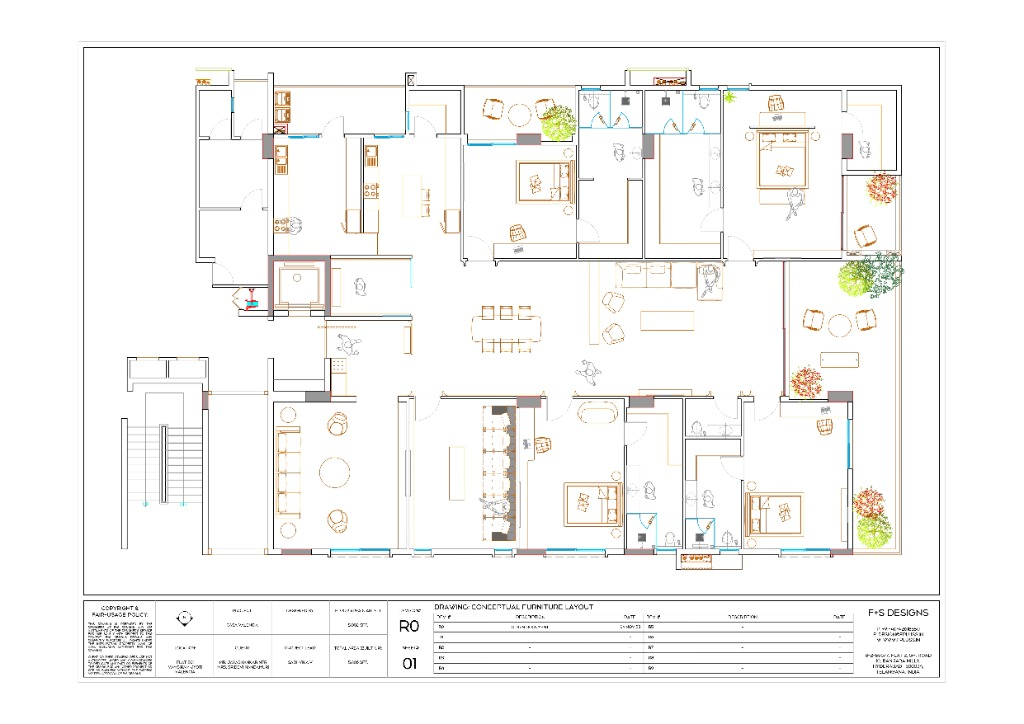
#> input picture backend/real_floorplan.jpg, 1024 x 724 px
$ python test_detector.py
#> lines starting #> are read from the running program, lines starting #| are printed output that depends on the picture; after the words box and inside, x2 and y2 are one past the last pixel; in counts of white or black regions, pixels touching at a corner belong together
### backend/app/cv/wall_detector.py
"""
OpenCV-based wall and room detector — v3.
Robust floor plan parser for professional architectural plans.

Strategy for complex plans (with furniture, title blocks, colors):
1. Convert to grayscale and detect the drawing boundary (crop title block)
2. Use multiple thresholding strategies
3. Focus on THICK dark lines as walls (furniture/text lines are thin)
4. Use morphological filtering tuned for wall thickness
5. Extract rooms via flood-fill of enclosed spaces
6. Derive clean walls from room polygon edges
"""
import cv2
import numpy as np
from typing import List, Dict, Tuple
import math


class OpenCVWallDetector:
    """
    Self-contained floor plan parser using classical CV.
    Handles complex architectural plans with furniture, text, and title blocks.
    """

    def __init__(self):
        self.min_room_area_ratio = 0.006   # min room = 0.6% of drawing area (filters furniture)
        self.max_room_area_ratio = 0.80    # max room = 80% of drawing area

    # ------------------------------------------------------------------ #
    #  PUBLIC ENTRY POINT
    # ------------------------------------------------------------------ #
    # [55 lines left out: function analyze, not called in this run]

    # ------------------------------------------------------------------ #
    #  CROP DRAWING AREA (remove title block, borders)
    # ------------------------------------------------------------------ #
    _crop_offset = (0, 0)

    def _crop_drawing_area(self, image: np.ndarray) -> np.ndarray:
        """Remove title block (usually bottom 10-15%) and outer border."""
        h, w = image.shape[:2]
        gray = cv2.cvtColor(image, cv2.COLOR_BGR2GRAY)

        # Detect if there's a title block at the bottom
        # Title blocks have high density of text/lines in the bottom region
        bottom_strip = gray[int(h * 0.82):, :]
        _, bottom_bin = cv2.threshold(bottom_strip, 200, 255, cv2.THRESH_BINARY_INV)
        bottom_density = cv2.countNonZero(bottom_bin) / bottom_strip.size

        # If bottom strip has high density (>8%), it's likely a title block
        crop_bottom = h
        if bottom_density > 0.08:
            # Find the horizontal line separating the title block
            # Look for a strong horizontal edge in the bottom 25%
            edges = cv2.Canny(gray[int(h * 0.70):, :], 50, 150)
            h_kernel = cv2.getStructuringElement(cv2.MORPH_RECT, (w // 3, 1))
            h_lines = cv2.morphologyEx(edges, cv2.MORPH_CLOSE, h_kernel)
            rows = np.where(np.sum(h_lines, axis=1) > w * 0.3 * 255)[0]
            if len(rows) > 0:
                crop_bottom = int(h * 0.70) + rows[0] - 5
            else:
                crop_bottom = int(h * 0.82)

        # Also detect outer border and crop inward
        # Look for strong lines near edges
        margin = 3 # Minimal crop to preserve drawn bounding boxes
        crop_top = margin
        crop_left = margin
        crop_right = w - margin

        self._crop_offset = (crop_left, crop_top)
        cropped = image[crop_top:crop_bottom, crop_left:crop_right]

        if cropped.size == 0:
            self._crop_offset = (0, 0)
            return image

        return cropped

    # ------------------------------------------------------------------ #
    #  WALL MASK EXTRACTION — Primary Strategy
    # ------------------------------------------------------------------ #
    def _extract_wall_mask(self, image: np.ndarray) -> np.ndarray:
        """
        Extract walls while ensuring connectivity.
        """
        h, w = image.shape[:2]
        gray = cv2.cvtColor(image, cv2.COLOR_BGR2GRAY)

        # Remove small dark noise (like dot grids) by closing the white background
        k_clean_dots = cv2.getStructuringElement(cv2.MORPH_RECT, (5, 5))
        gray = cv2.morphologyEx(gray, cv2.MORPH_CLOSE, k_clean_dots)

        # 1. Balanced adaptive threshold
        thresh = cv2.adaptiveThreshold(
            gray, 255, cv2.ADAPTIVE_THRESH_GAUSSIAN_C,
            cv2.THRESH_BINARY_INV, 21, 10
        )

        # 2. Gentle cleaning (don't kill the corners)
        kernel_clean = cv2.getStructuringElement(cv2.MORPH_RECT, (3, 3))
        walls = cv2.morphologyEx(thresh, cv2.MORPH_CLOSE, kernel_clean)

        # 3. LENGTH FILTER (Very gentle)
        # Only remove very tiny specks of noise
        line_min_len = 10
        num_labels, labels, stats, _ = cv2.connectedComponentsWithStats(walls, connectivity=8)
        mask = np.zeros_like(walls)
        for i in range(1, num_labels):
            if stats[i, cv2.CC_STAT_WIDTH] > line_min_len or stats[i, cv2.CC_STAT_HEIGHT] > line_min_len:
                mask[labels == i] = 255

        return mask

    # [280 lines left out: functions _extract_wall_mask_alternative, _extract_rooms, _orthogonalize_polygon, _classify_rooms, _derive_walls_from_rooms, _detect_openings and 1 more, not called in this run]

### backend/test_detector.py
"""Diagnostic test of room extraction — step by step."""
import sys
sys.path.insert(0, ".")
import cv2
import numpy as np

img = cv2.imread("real_floorplan.jpg")
#> img is the input picture: shape (724, 1024, 3); mean B, G, R 244.4, 245.9, 246.5
print(f"Image shape: {img.shape}")
#| Image shape: (724, 1024, 3)

# Step 1: Crop title block
from app.cv.wall_detector import OpenCVWallDetector
detector = OpenCVWallDetector()
drawing = detector._crop_drawing_area(img)
#> in _crop_drawing_area, `_, bottom_bin = cv2.threshold(bottom_strip, 200, 255, cv2.THRESH_BINAR..`:
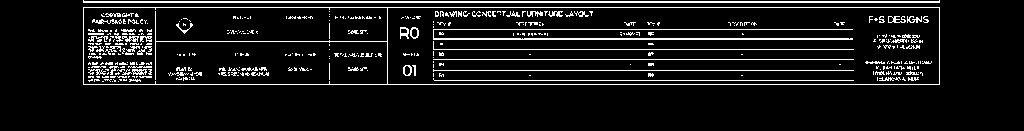
#> bottom_bin: shape (131, 1024); 8.4% white in thin lines or dots, all inside (x1, y1, x2, y2) = (83, 0, 940, 85)
#> in _crop_drawing_area, `bottom_density = cv2.countNonZero(bottom_bin) / bottom_strip.size`: bottom_density = 0.0839
#> in _crop_drawing_area, `h_lines = cv2.morphologyEx(edges, cv2.MORPH_CLOSE, h_kernel)`:
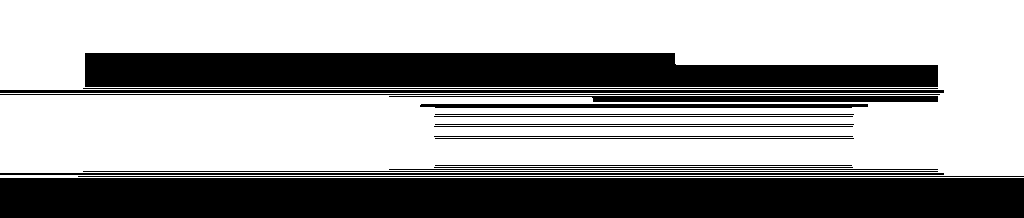
#> h_lines: shape (218, 1024); 62.8% white; 19 black regions, largest, box (x1, y1, x2, y2) and area: (0, 178, 1024, 218) 40960, (85, 53, 938, 87) 25847, (0, 90, 944, 93) 2832
#> in _crop_drawing_area, `rows = np.where(np.sum(h_lines, axis=1) > w * 0.3 * 255)[0]`: rows = 147 values from 0 to 177
#> in _crop_drawing_area, `crop_bottom = int(h * 0.70) + rows[0] - 5`: crop_bottom = 501
dh, dw = drawing.shape[:2]
print(f"Cropped: {drawing.shape}")
#| Cropped: (498, 1018, 3)

# Step 2: Wall mask
wall_mask = detector._extract_wall_mask(drawing)
#> in _extract_wall_mask, `gray = cv2.morphologyEx(gray, cv2.MORPH_CLOSE, k_clean_dots)`:
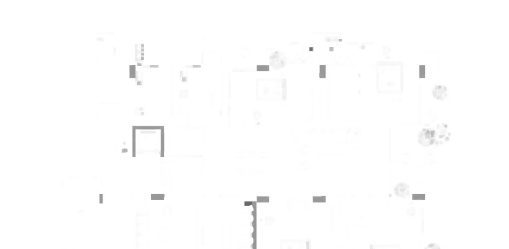
#> gray: shape (498, 1018) (shown at 1/2 size); min 104, max 255, mean 253.5
#> in _extract_wall_mask, `num_labels, labels, stats, _ = cv2.connectedComponentsWithStats(walls,..`: num_labels = 66; stats = 66 rows, first 6: [0, 0, 1018, 498, 500785], [654, 78, 6, 5, 30], [677, 78, 7, 5, 35], [270, 89, 5, 4, 9], [282, 88, 6, 15, 90], [723, 92, 6, 6, 36]
#> after the loop in _extract_wall_mask, `for i in range(1, num_labels):`:
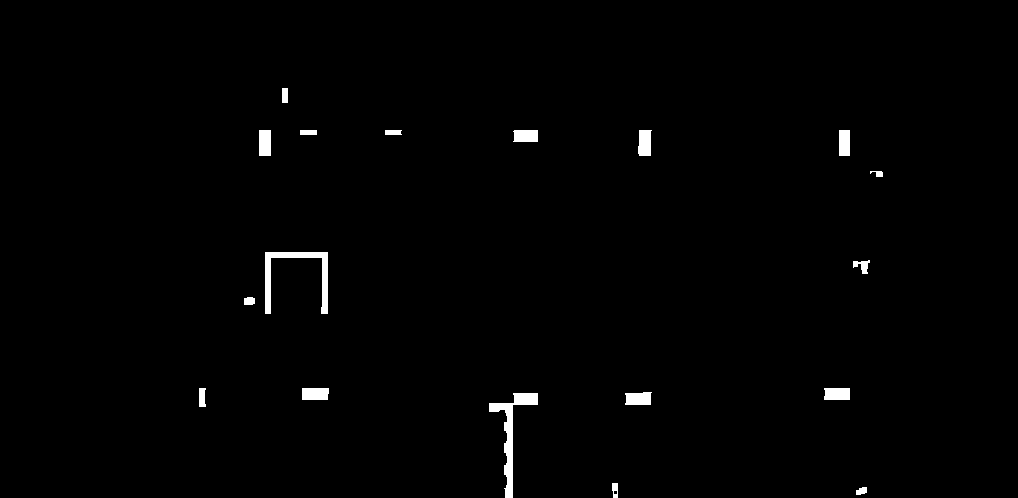
#> mask: shape (498, 1018); 1% white; 18 white regions, largest, box (x1, y1, x2, y2) and area: (489, 393, 538, 498) 1140, (265, 252, 328, 314) 1057, (638, 130, 652, 156) 321
wall_px = cv2.countNonZero(wall_mask)
#> wall_px = 5119
print(f"Wall mask: {wall_px} white pixels ({wall_px*100/(dh*dw):.1f}%)")
#| Wall mask: 5119 white pixels (1.0%)
cv2.imwrite("debug_1_wall_mask.png", wall_mask)

# Step 3: Thicken + close (same as _extract_rooms)
k_thick = cv2.getStructuringElement(cv2.MORPH_RECT, (3, 3))
thick = cv2.dilate(wall_mask, k_thick, iterations=2)
#> thick: shape (498, 1018); 1.7% white; 18 white regions, largest, box (x1, y1, x2, y2) and area: (487, 391, 540, 498) 1808, (263, 250, 330, 316) 1801, (636, 128, 654, 158) 497
k_close = cv2.getStructuringElement(cv2.MORPH_RECT, (25, 25))
thick = cv2.morphologyEx(thick, cv2.MORPH_CLOSE, k_close, iterations=2)
#> thick: shape (498, 1018); 2.4% white; 15 white regions, largest, box (x1, y1, x2, y2) and area: (242, 250, 330, 316) 4671, (487, 391, 540, 498) 1896, (257, 86, 319, 158) 1314
k_solid = cv2.getStructuringElement(cv2.MORPH_RECT, (5, 5))
thick_walls = cv2.dilate(thick, k_solid, iterations=1)
#> thick_walls: shape (498, 1018); 3.1% white; 15 white regions, largest, box (x1, y1, x2, y2) and area: (240, 248, 332, 318) 5303, (485, 389, 542, 498) 2518, (255, 84, 321, 160) 1866

# Draw bounding box to seal the house
bx, by, bw, bh = cv2.boundingRect(thick_walls)
#> bx = 195; by = 84; bw = 692; bh = 414
cv2.rectangle(thick_walls, (bx, by), (bx + bw, by + bh), 255, 10)
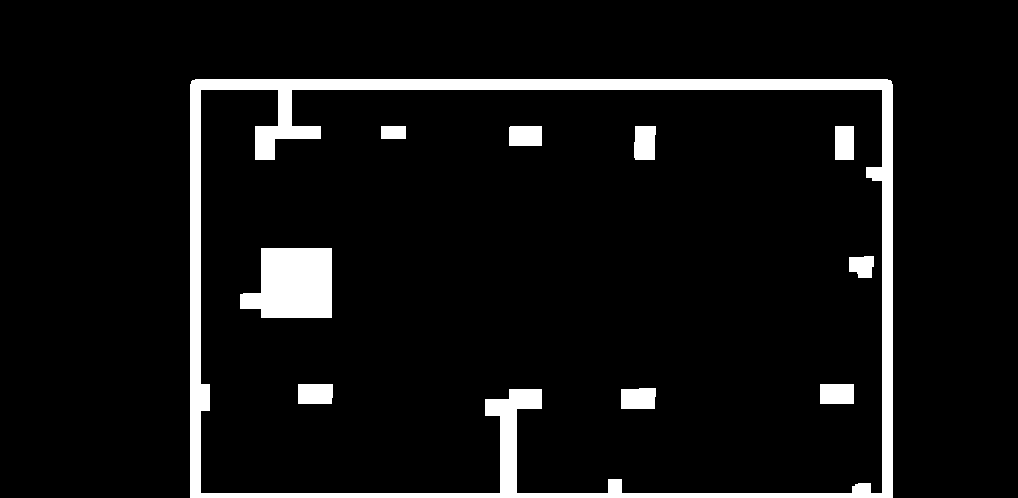
#> thick_walls: shape (498, 1018); 7% white; 10 white regions, largest, box (x1, y1, x2, y2) and area: (190, 79, 893, 498) 25132, (240, 248, 332, 318) 5303, (634, 126, 656, 160) 705

thick_px = cv2.countNonZero(thick_walls)
#> thick_px = 35310
print(f"Thick walls: {thick_px} white pixels ({thick_px*100/(dh*dw):.1f}%)")
#| Thick walls: 35310 white pixels (7.0%)
cv2.imwrite("debug_2_thick_walls.png", thick_walls)

# Step 4: Invert
interior = cv2.bitwise_not(thick_walls)
cv2.imwrite("debug_3_interior.png", interior)
int_px = cv2.countNonZero(interior)
#> int_px = 471654
print(f"Interior: {int_px} white pixels ({int_px*100/(dh*dw):.1f}%)")
#| Interior: 471654 white pixels (93.0%)

# Step 5: CC before flood-fill
num_labels, labels, stats, centroids = cv2.connectedComponentsWithStats(interior, connectivity=4)
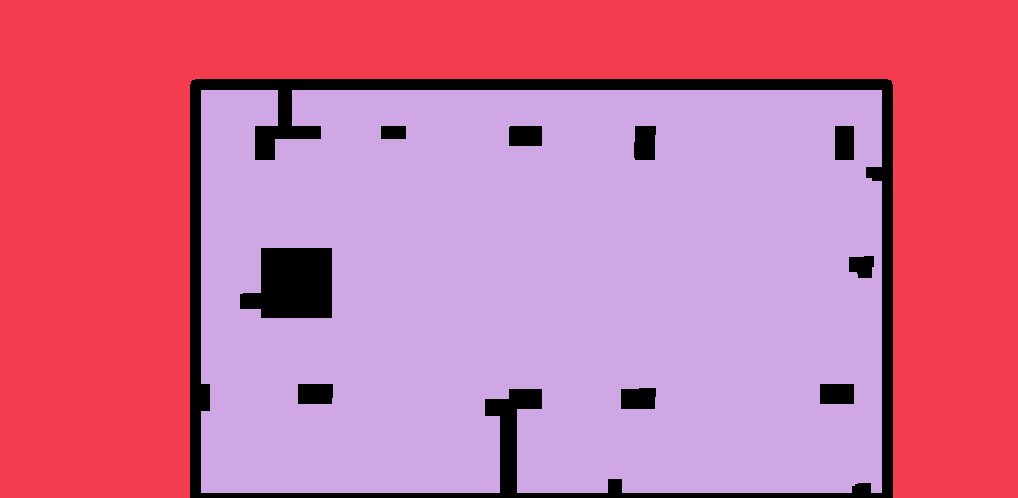
#> labels: shape (498, 1018) int32; 3 distinct labels, from 0 to 2; one colour per label, 0 black
#> num_labels = 3; stats = [[190, 79, 703, 419, 35310], [0, 0, 1018, 498, 212427], [201, 90, 681, 403, 259227]]; centroids = [[503.5, 264.3], [463.4, 193.7], [546.1, 291.2]]
print(f"\nComponents BEFORE flood-fill: {num_labels - 1}")
#| Components BEFORE flood-fill: 2
for i in range(1, min(num_labels, 20)):
    area = stats[i, cv2.CC_STAT_AREA]
    pct = area * 100 / (dh * dw)
    cx, cy = centroids[i]
    print(f"  #{i}: area={area} ({pct:.1f}%) center=({cx:.0f},{cy:.0f})")
#> this loop made 2 passes
#> (area, pct, cx, cy) on passes 1 to 2: (212427, 41.9, 463.4, 193.7), (259227, 51.13, 546.1, 291.2)
#> (printed output is left out)

# Step 6: Flood-fill from edges
exterior_mask = np.zeros((dh + 2, dw + 2), np.uint8)
for seed in [(0, 0), (dw - 1, 0), (0, dh - 1), (dw - 1, dh - 1)]:
    if interior[seed[1], seed[0]] == 255:
        cv2.floodFill(interior, exterior_mask, seed, 0)
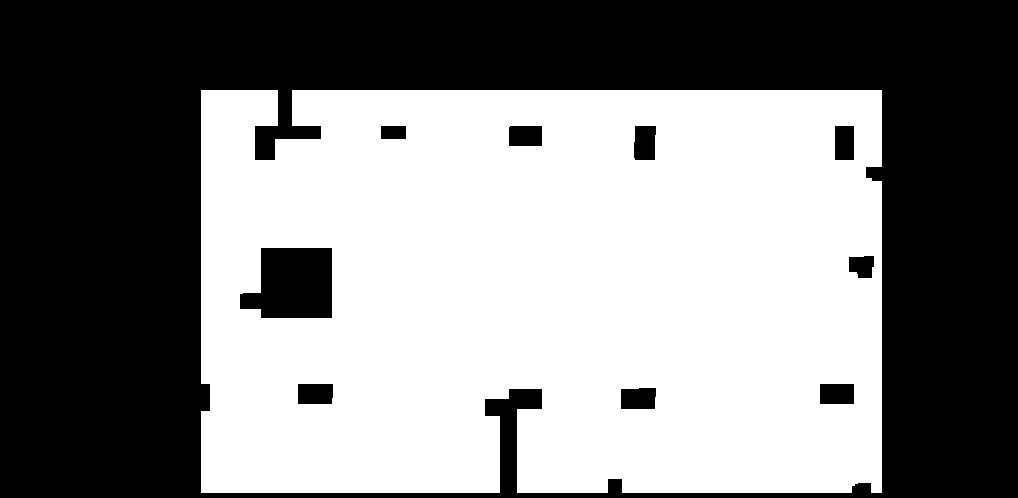
#> interior: shape (498, 1018); 51.1% white; 10 black regions, largest, box (x1, y1, x2, y2) and area: (0, 0, 1018, 498) 237559, (240, 248, 332, 318) 5303, (634, 126, 656, 160) 705

step = max(10, min(dh, dw) // 20)
for x in range(0, dw, step):
    if interior[0, x] == 255:
        cv2.floodFill(interior, exterior_mask, (x, 0), 0)
    if interior[dh - 1, x] == 255:
        cv2.floodFill(interior, exterior_mask, (x, dh - 1), 0)
for y in range(0, dh, step):
    if interior[y, 0] == 255:
        cv2.floodFill(interior, exterior_mask, (0, y), 0)
    if interior[y, dw - 1] == 255:
        cv2.floodFill(interior, exterior_mask, (dw - 1, y), 0)

cv2.imwrite("debug_4_after_fill.png", interior)
int_px_after = cv2.countNonZero(interior)
#> int_px_after = 259227
print(f"\nAfter flood-fill: {int_px_after} white pixels ({int_px_after*100/(dh*dw):.1f}%)")
#| After flood-fill: 259227 white pixels (51.1%)

num_labels2, labels2, stats2, centroids2 = cv2.connectedComponentsWithStats(interior, connectivity=4)
#> num_labels2 = 2; stats2 = [[0, 0, 1018, 498, 247737], [201, 90, 681, 403, 259227]]; centroids2 = [[469.2, 203.8], [546.1, 291.2]]
print(f"Components AFTER flood-fill: {num_labels2 - 1}")
#| Components AFTER flood-fill: 1
for i in range(1, min(num_labels2, 20)):
    area = stats2[i, cv2.CC_STAT_AREA]
    pct = area * 100 / (dh * dw)
    print(f"  #{i}: area={area} ({pct:.2f}%)")
#> this loop made 1 pass
#> (area, pct) on pass 1: (259227, 51.13)
#> (printed output is left out)
